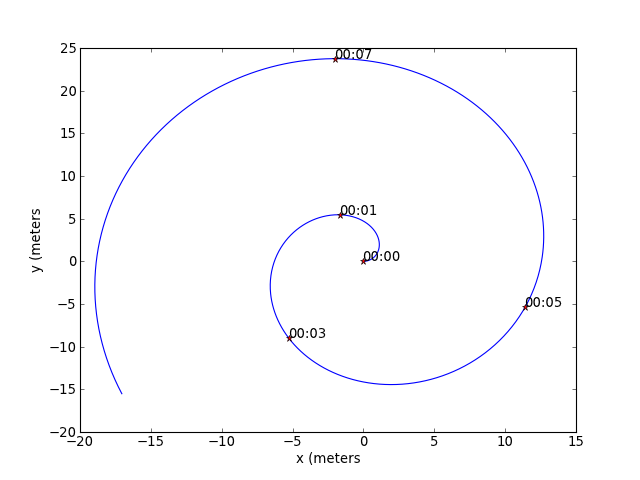

This figure's Python source:
from pylayers.mobility.trajectory import *
import matplotlib.pyplot as plt 
import numpy as np 
t = np.arange(0,10,0.01)
x = 2*t*np.cos(t)
y = 3*t*np.sin(t) 
pt =np.vstack((x,y)).T
traj = Trajectory(t,pt)
f,a = traj.plot()
plt.show()
